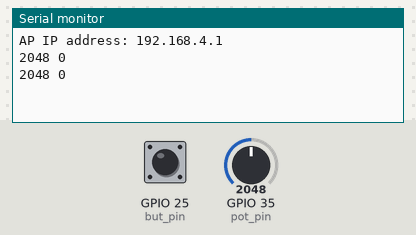
Bench run of a sketch on a simulated ESP32. Shown: the last lines printed to the serial monitor. The inputs (shaded band) are chosen by the test bench; at power-on: GPIO 35 (pot_pin) = 2048, GPIO 25 (but_pin) LOW.

Above: at 10.8 s.
10.9 s: GPIO 35 (pot_pin) set to 2866
At 20.7 s:
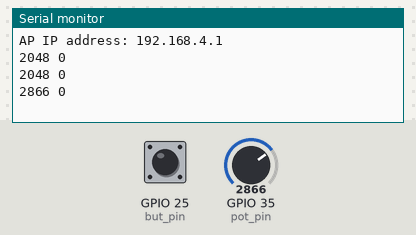
20.9 s: GPIO 35 (pot_pin) set to 3603
At 30.8 s:
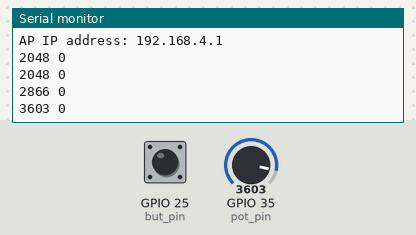
Timing chart, 0 to 32.3 s (numbered marks = the images above; inputs shaded):
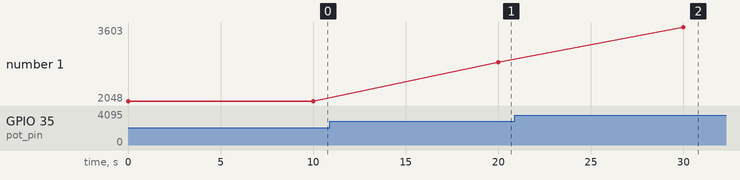

The sketch:

esp32-udp-client.ino
```cpp
#include <WiFi.h>

// SSID WiFi:
const char *ssid = "ESP32-ELKHAN";

// Address dan port tujuan
const char *udp_address = "255.255.255.255";
const int udp_port = 8888;

// Definisi pin
int pot_pin = 35;
int but_pin = 25;

WiFiUDP udp;

void setup()
{
  // Inisialisasi komunikasi serial
  Serial.begin(115200);

  // Set mode pin input
  pinMode(pot_pin, INPUT);
  pinMode(but_pin, INPUT);

  // Inisialisasi WiFi Access Point
  WiFi.softAP(ssid);
  IPAddress IP = WiFi.softAPIP();
  Serial.print("AP IP address: ");
  Serial.println(IP);

  // Inisialisasi UDP client
  udp.begin(udp_port);
}

void loop()
{
  // Membaca keadaan tombol dan potensiometer
  int but_state = digitalRead(but_pin);
  int pot_state = analogRead(pot_pin);

  // Mengirim data ke server
  char buffer_kirim[12];
  sprintf(buffer_kirim, "%d %d\n", pot_state, but_state);
  udp.beginPacket(udp_address, udp_port);
  udp.write((uint8_t *)buffer_kirim, 11);
  udp.endPacket();
  Serial.println(buffer_kirim);

  // Jeda 10 detik
  delay(10000);
}
```

Measured:
- after the input at 10.9 s, the serial monitor: prints a new line after 9.1 s (image 1)
- after the input at 20.9 s, the serial monitor: prints a new line after 9.1 s (image 2)
- plotted number 1: 2048 → 2866 after the input at 10.9 s, 2866 → 3603 after the input at 20.9 s
